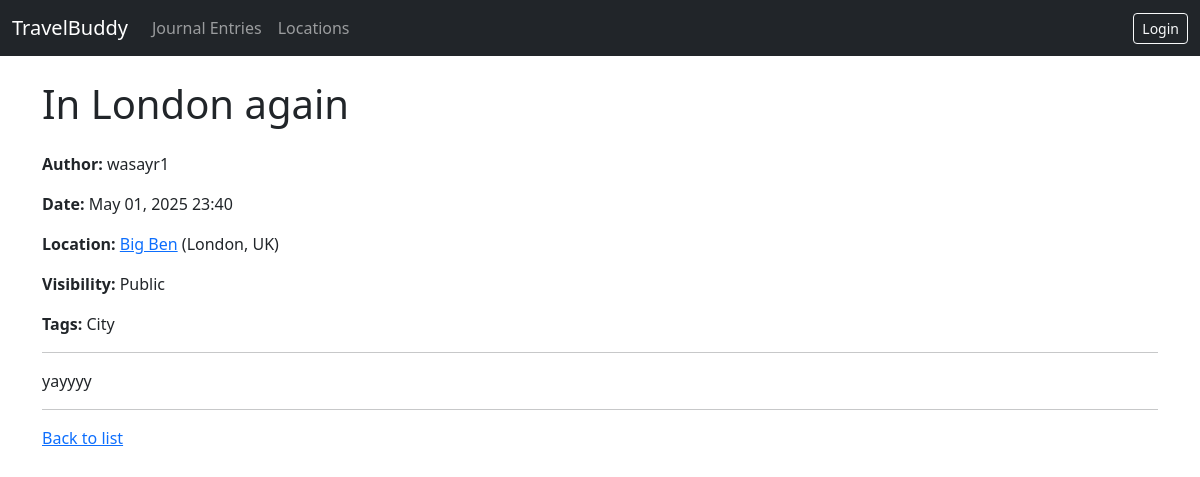
Page /project/entry/4/ on the committed database.
### project/models.py (models this page shows, shortened)
class JournalEntry(models.Model):
    VISIBILITY_CHOICES = [
        ('public', 'Public'),
        ('private', 'Private'),
    ]
    title = models.CharField(max_length=200)
    content = models.TextField()
    created_date = models.DateTimeField(auto_now_add=True)
    updated_date = models.DateTimeField(auto_now=True)
    user = models.ForeignKey(User, on_delete=models.CASCADE, related_name='journal_entries')
    location = models.ForeignKey(Location, on_delete=models.PROTECT, related_name='journal_entries') # Protect locations if entries exist
    image = models.ImageField(upload_to='journal_images/', blank=True, null=True)
    visibility = models.CharField(max_length=10, choices=VISIBILITY_CHOICES, default='private')
    tags = models.ManyToManyField(Tag, blank=True, related_name='journal_entries')

class Location(models.Model):
    name = models.CharField(max_length=200)
    description = models.TextField(blank=True, null=True)
    coordinates = models.CharField(max_length=100, blank=True, null=True, help_text="Temporary: Enter dummy coords like '0,0'")
    country = models.CharField(max_length=100, blank=True, null=True)
    city = models.CharField(max_length=100, blank=True, null=True)
    address = models.CharField(max_length=255, blank=True, null=True)
    created_at = models.DateTimeField(auto_now_add=True)

class Tag(models.Model):
    name = models.CharField(max_length=50, unique=True)
    description = models.TextField(blank=True, null=True)

### project/views.py (the view)
# urls.py: path('entry/<int:pk>/', views.JournalEntryDetailView.as_view(), name='entry-detail'),
class JournalEntryDetailView(generic.DetailView):
    model = JournalEntry
    context_object_name = 'journalentry' # Default is 'object' or 'journalentry'
    template_name = 'project/journalentry_detail.html'

### project/templates/project/journalentry_detail.html (shortened to what this page needs)
{% extends "project/base.html" %}
{% block header %}{{ journalentry.title }}{% endblock %}
{% block content %}
    <p><strong>Author:</strong> {{ journalentry.user.username }}</p>
    <p><strong>Date:</strong> {{ journalentry.created_date|date:"M d, Y H:i" }}</p>
    <p><strong>Location:</strong> <a href="{% url 'project:location-detail' pk=journalentry.location.pk %}">{{ journalentry.location.name }}</a> ({{ journalentry.location.city }}, {{ journalentry.location.country }})</p>
    <p><strong>Visibility:</strong> {{ journalentry.get_visibility_display }}</p>
    {% if journalentry.tags.all %}
        <p><strong>Tags:</strong>
        {% for tag in journalentry.tags.all %}
            {{ tag.name }}{% if not forloop.last %}, {% endif %}
        {% endfor %}
        </p>
    {% endif %}
    <hr>
    <div>{{ journalentry.content|linebreaksbr }}</div>
    <hr>
    <a href="{% url 'project:entry-list' %}">Back to list</a>
{% endblock %}

### project/templates/project/base.html (style rules this page uses)
body { padding-top: 56px; }

### rows in the picture
JournalEntry: title "In London again", user.username "wasayr1", created_date "May 01, 2025 23:40", location.name "Big Ben", location.city "London", location.country "UK", visibility "Public", content "yayyyy"
Tag: name "City"
